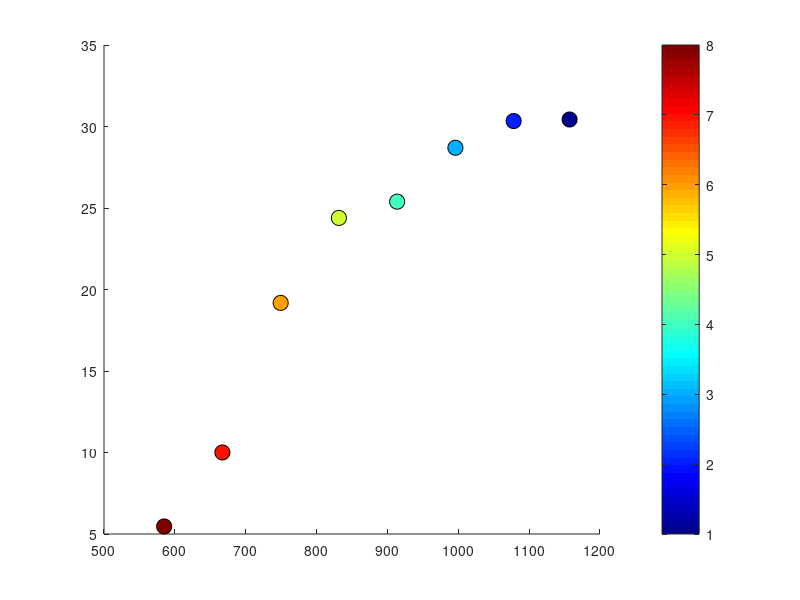

Recreate this plot in MATLAB. (Note: this script raises an error after producing the figure.)
%{
-------------------------------------------------------------------------------
TÍTULO: full_metric.m
-------------------------------------------------------------------------------
AUTOR:     Pedro Moreira
DATA:      30/11/2025
VERSÃO:    [1.0]
VERSÃO MATLAB: R2016
-------------------------------------------------------------------------------
DESCRIÇÃO/OBJETIVO:
    Este módulo é responsável por gerar a plotagem das métricas de síntese lógica.
-------------------------------------------------------------------------------
%}
function plot_resultados_separados

K_vec = 1:8;

Freq_Hz = 367.65e6; 

% Modificar com os dados gerados do descomprime.m e da síntese lógica %
Power_DWT = [1.536e-5, 1.390e-5, 1.230e-5, 1.066e-5, ...
             0.908e-5, 0.763e-5, 0.629e-5, 0.497e-5];
         
% Modificar com os dados gerados do descomprime.m e da síntese lógica %
Area_DWT  = [1157.09, 1078.14, 995.93, 913.72, ...
             831.52,  749.31,  667.10, 584.89];

Energia_DWT = Power_DWT * Freq_Hz;

% Modificar com os dados gerados do descomprime.m e da síntese lógica %
Power_IDWT = [4.036e-5, 3.578e-5, 3.033e-5, 2.419e-5, ...
              1.804e-5, 1.256e-5, 0.778e-5, 0.481e-5];

% Modificar com os dados gerados do descomprime.m e da síntese lógica %
Area_IDWT  = [988.25, 883.74, 777.63, 682.91, ...
              588.18, 493.46, 396.72, 314.03];

Energia_IDWT = Power_IDWT * Freq_Hz;

% Modificar com os dados gerados do descomprime.m e da síntese lógica %
PSNR_Comp = [30.43, 30.335, 28.696, 25.39, 24.391, 19.178, 10.004, 5.4631]; 
NCC_Comp  = [0.99342, 0.99332, 0.99264, 0.99121, 0.98303, 0.94794, 0.83186, NaN];

% Modificar com os dados gerados do descomprime.m e da síntese lógica %
PSNR_Decomp = [10.985, 11.128, 11.379, 11.941, 12.666, 12.002, 10.253, 8.274];
NCC_Decomp  = [0.99534, 0.99336, 0.98069, 0.93891, 0.78789, 0.37564, 0.19659, 0.02108];

marcador_tamanho = 120;
cor_mapa = 'jet'; 

plot_custom = @(x_data, y_data, x_lbl, y_lbl, title_str, fig_name) ...
    criar_grafico(x_data, y_data, K_vec, x_lbl, y_lbl, title_str, fig_name, marcador_tamanho, cor_mapa);

plot_custom(Area_DWT,    PSNR_Comp, 'Área DWT (\mum^2)',     'Acurácia (PSNR dB)', 'Comprimida: ACC vs Área (DWT)',    'Fig1_Comp_ACC_Area');
plot_custom(Energia_DWT, PSNR_Comp, 'Energia DWT (P \times f)', 'Acurácia (PSNR dB)', 'Comprimida: ACC vs Energia (DWT)', 'Fig2_Comp_ACC_Energia');
plot_custom(Energia_DWT, NCC_Comp,  'Energia DWT (P \times f)', 'NCC (0-1)',          'Comprimida: NCC vs Energia (DWT)', 'Fig3_Comp_NCC_Energia');
plot_custom(Area_DWT,    NCC_Comp,  'Área DWT (\mum^2)',     'NCC (0-1)',          'Comprimida: NCC vs Área (DWT)',    'Fig4_Comp_NCC_Area');

plot_custom(Area_IDWT,    PSNR_Decomp, 'Área IDWT (\mum^2)',     'Acurácia (PSNR dB)', 'Descomprimida: ACC vs Área (IDWT)',    'Fig5_Decomp_ACC_Area');
plot_custom(Energia_IDWT, PSNR_Decomp, 'Energia IDWT (P \times f)', 'Acurácia (PSNR dB)', 'Descomprimida: ACC vs Energia (IDWT)', 'Fig6_Decomp_ACC_Energia');
plot_custom(Energia_IDWT, NCC_Decomp,  'Energia IDWT (P \times f)', 'NCC (0-1)',          'Descomprimida: NCC vs Energia (IDWT)', 'Fig7_Decomp_NCC_Energia');
plot_custom(Area_IDWT,    NCC_Decomp,  'Área IDWT (\mum^2)',     'NCC (0-1)',          'Descomprimida: NCC vs Área (IDWT)',    'Fig8_Decomp_NCC_Area');

disp('Gráficos gerados com sucesso (Hardware separado)!');

end

function criar_grafico(x, y, k, x_lab, y_lab, t_str, f_name, sz, cmap)
    figure('Name', f_name, 'Color', 'w', 'Position', [100 100 600 500]);
    
    scatter(x, y, sz, k, 'filled', 'MarkerEdgeColor', 'k');
    colormap(cmap);
    
    c = colorbar;
    c.Label.String = 'Nível de Truncamento (K)';
    c.Ticks = 1:8;
    
    title(t_str, 'FontSize', 12, 'FontWeight', 'bold');
    xlabel(x_lab, 'FontSize', 11);
    ylabel(y_lab, 'FontSize', 11);
    grid on;
    box on;
    
    hold on;
    [x_sort, idx] = sort(x);
    y_sort = y(idx);
    
    valid_idx = ~isnan(y_sort);
    if any(valid_idx)
        plot(x_sort(valid_idx), y_sort(valid_idx), '--', 'Color', [0.6 0.6 0.6], 'LineWidth', 1.5);
    end
    hold off;
end